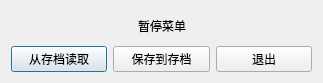
<?xml version="1.0" encoding="UTF-8"?>
<ui version="4.0">
 <class>PauseDialog</class>
 <widget class="QDialog" name="PauseDialog">
  <property name="geometry">
   <rect>
    <x>0</x>
    <y>0</y>
    <width>323</width>
    <height>83</height>
   </rect>
  </property>
  <property name="windowTitle">
   <string>暂停</string>
  </property>
  <property name="styleSheet">
   <string notr="true">font: 15pt 宋体</string>
  </property>
  <layout class="QVBoxLayout" name="verticalLayout">
   <item>
    <layout class="QHBoxLayout" name="horizontalLayout_2">
     <item>
      <spacer name="horizontalSpacer">
       <property name="orientation">
        <enum>Qt::Horizontal</enum>
       </property>
       <property name="sizeHint" stdset="0">
        <size>
         <width>0</width>
         <height>20</height>
        </size>
       </property>
      </spacer>
     </item>
     <item>
      <widget class="QLabel" name="label">
       <property name="styleSheet">
        <string notr="true">font: 20pt &quot;黑体&quot;</string>
       </property>
       <property name="text">
        <string>暂停菜单</string>
       </property>
      </widget>
     </item>
     <item>
      <spacer name="horizontalSpacer_2">
       <property name="orientation">
        <enum>Qt::Horizontal</enum>
       </property>
       <property name="sizeHint" stdset="0">
        <size>
         <width>0</width>
         <height>20</height>
        </size>
       </property>
      </spacer>
     </item>
    </layout>
   </item>
   <item>
    <layout class="QHBoxLayout" name="horizontalLayout">
     <item>
      <widget class="QPushButton" name="readButton">
       <property name="autoFillBackground">
        <bool>false</bool>
       </property>
       <property name="text">
        <string>从存档读取</string>
       </property>
       <property name="autoRepeat">
        <bool>false</bool>
       </property>
       <property name="autoExclusive">
        <bool>false</bool>
       </property>
      </widget>
     </item>
     <item>
      <widget class="QPushButton" name="saveButton">
       <property name="text">
        <string>保存到存档</string>
       </property>
      </widget>
     </item>
     <item>
      <widget class="QPushButton" name="exitButton">
       <property name="text">
        <string>退出</string>
       </property>
      </widget>
     </item>
    </layout>
   </item>
  </layout>
 </widget>
 <resources/>
 <connections/>
</ui>
